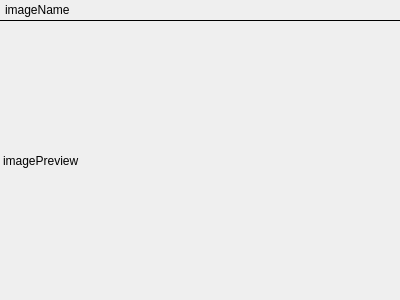
<?xml version="1.0" encoding="UTF-8"?>
<ui version="4.0">
 <class>AttachedImageFile</class>
 <widget class="QWidget" name="AttachedImageFile">
  <property name="geometry">
   <rect>
    <x>0</x>
    <y>0</y>
    <width>400</width>
    <height>300</height>
   </rect>
  </property>
  <property name="windowTitle">
   <string>Form</string>
  </property>
  <property name="styleSheet">
   <string notr="true"/>
  </property>
  <layout class="QVBoxLayout" name="verticalLayout">
   <property name="spacing">
    <number>0</number>
   </property>
   <property name="leftMargin">
    <number>0</number>
   </property>
   <property name="topMargin">
    <number>0</number>
   </property>
   <property name="rightMargin">
    <number>0</number>
   </property>
   <property name="bottomMargin">
    <number>0</number>
   </property>
   <item>
    <widget class="QLabel" name="imageName">
     <property name="sizePolicy">
      <sizepolicy hsizetype="Minimum" vsizetype="Preferred">
       <horstretch>0</horstretch>
       <verstretch>0</verstretch>
      </sizepolicy>
     </property>
     <property name="maximumSize">
      <size>
       <width>16777215</width>
       <height>20</height>
      </size>
     </property>
     <property name="autoFillBackground">
      <bool>false</bool>
     </property>
     <property name="styleSheet">
      <string notr="true">padding-left: 2px</string>
     </property>
     <property name="text">
      <string>imageName</string>
     </property>
    </widget>
   </item>
   <item>
    <widget class="QLabel" name="imagePreview">
     <property name="styleSheet">
      <string notr="true">border-top: 1px solid black</string>
     </property>
     <property name="frameShape">
      <enum>QFrame::NoFrame</enum>
     </property>
     <property name="text">
      <string>imagePreview</string>
     </property>
    </widget>
   </item>
  </layout>
 </widget>
 <resources/>
 <connections/>
</ui>
